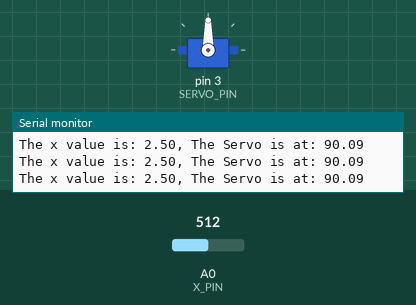
This sketch was run on a simulated Arduino Uno, built with avr-gcc and run on an emulated ATmega328P. Shown: servo, the last lines printed to the serial monitor. Inputs (shaded band) come from the test bench; at power-on: A0 (X_PIN) = 512.

Above: at 1.2 s.
1.3 s: A0 (X_PIN) set to 550
At 1.9 s:
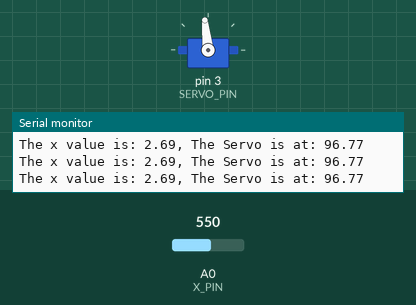
2.8 s: A0 (X_PIN) set to 578
At 3.6 s:
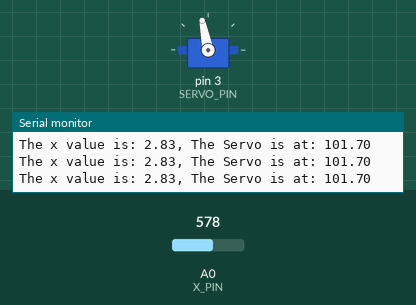
4.3 s: A0 (X_PIN) set to 0
At 5.3 s:
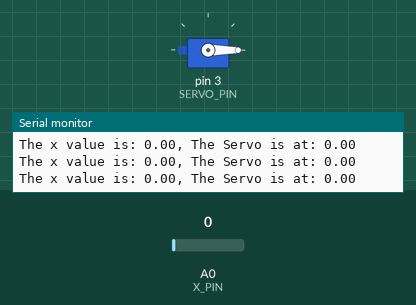
5.8 s: A0 (X_PIN) set to 52
At 6.4 s:
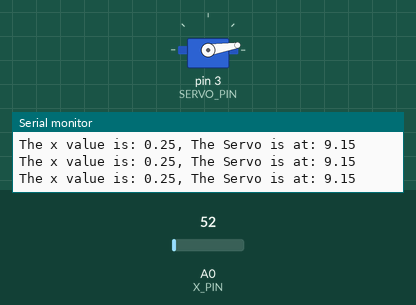
8.8 s: A0 (X_PIN) set to 60
At 9.7 s:
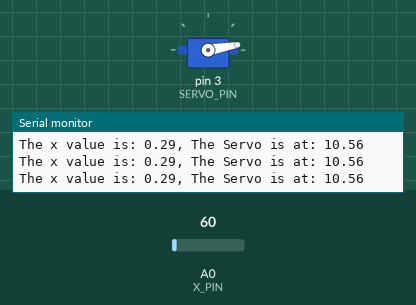
11.8 s: A0 (X_PIN) set to 716
At 12.5 s:
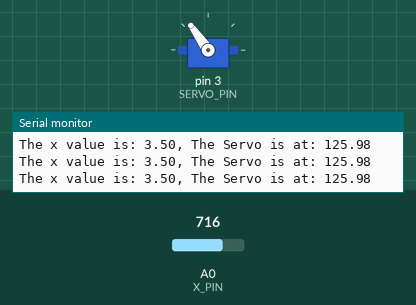
Timing chart, 0 to 14.3 s (numbered marks = the images above; inputs shaded):
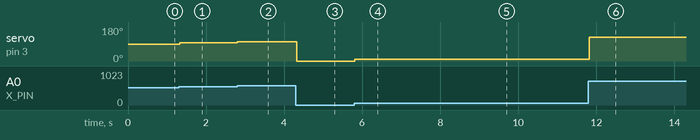

Measured:
- after the input at 1.3 s, servo on pin 3 (SERVO_PIN): 90° → 96° at once
- after the input at 2.8 s, servo on pin 3 (SERVO_PIN): 96° → 101° at once
- after the input at 4.3 s, servo on pin 3 (SERVO_PIN): 101° → 0° at once
- after the input at 5.8 s, servo on pin 3 (SERVO_PIN): 0° → 9° at once
- after the input at 8.8 s, servo on pin 3 (SERVO_PIN): 9° → 10° at once
- after the input at 11.8 s, servo on pin 3 (SERVO_PIN): 10° → 125° at once

The sketch:

son_33_-_Understanding_How_to_Control_Servos_with_a_Joystick.ino
```cpp
//We are turning a servomotor using a joystick
//Setting up Libraries
#include <Servo.h>

//Declaring Variables
int X_PIN = A0;
int X_VAL;
String X_MESSAGE = "The x value is: ";
String SERVO_MESSAGE = "The Servo is at: ";
String COMMA = ", ";
float X_VOLTAGE;
float ANGLE;
int SERVO_PIN = 3;
//Giving Servo a Variable
Servo SERVO;

void setup() {
  //Starting Serial Monitor
  Serial.begin(9600);
  //Starting Pins
  pinMode(X_PIN, INPUT);
  SERVO.attach(SERVO_PIN);
}

void loop() {
  //Reading Voltage of X_PIN
  X_VAL = analogRead(X_PIN);
  //Converting to actual Voltage
  X_VOLTAGE = (5. / 1023.) * X_VAL;

  //Setting up Servo Angle
  ANGLE = 36 * X_VOLTAGE;
  //Turning servo accoridng to voltage
  SERVO.write(ANGLE);

  //Printing Messages
  Serial.print(X_MESSAGE);
  Serial.print(X_VOLTAGE);
  Serial.print(COMMA);
  Serial.print(SERVO_MESSAGE);
  Serial.println(ANGLE);
}
```
